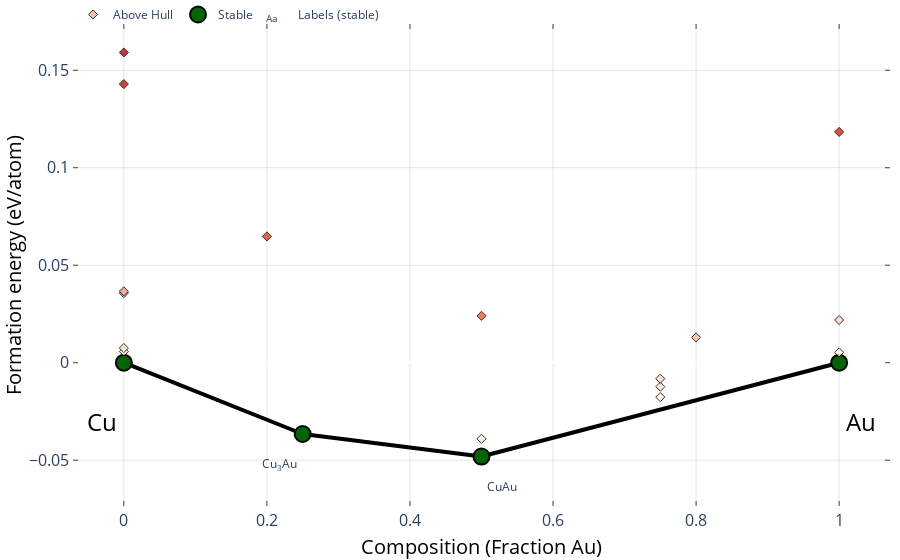

The cell this chart's notebook holds for it:
### Markdown cell above
#### Thermodynamic Properties
You can construct a phase diagram using the queried data from Materials Project using `get_phase_diagram_from_chemsys()` function. Noted that the phase diagram is calculated using DFT and may not be the same as the experimental phase diagram as there is no temperature and pressure information.

### Code cell
from mp_api.client import MPRester
from emmet.core.thermo import ThermoType

with MPRester(MP_API_KEY) as mpr:
    
    # -- GGA/GGA+U mixed phase diagram
    pd = mpr.materials.thermo.get_phase_diagram_from_chemsys(chemsys="Cu-Au", 
                                                   thermo_type=ThermoType.GGA_GGA_U)
    
pd.get_plot(backend='plotly')

### Figure 1 — Plotly figure (JSON) as saved in the notebook; plotly's stock layout.template omitted (floating-point values rounded to 4 significant figures)
{"data": [{"hoverinfo": "none", "line": {"color": "black", "width": 4}, "mode": "lines", "showlegend": false, "type": "scatter", "x": [0.25, 0, null, 0.5, 1, null, 0.5, 0.25, null], "y": [-0.03656, 0, null, -0.04814, 0, null, -0.04814, -0.03656, null]}, {"hoverinfo": "skip", "mode": "text", "name": "Labels (stable)", "opacity": 1, "showlegend": true, "text": ["Cu<sub>3</sub>Au", "CuAu"], "textposition": ["bottom left", "bottom right"], "type": "scatter", "visible": true, "x": [0.242, 0.508], "y": [-0.04956, -0.06114]}, {"error_y": {"array": [0, 0, 0, 0], "color": "gray", "thickness": 2.5, "type": "data", "width": 5}, "hoverinfo": "text", "hoverlabel": {"font": {"size": 14}}, "hovertext": ["Cu<sub>3</sub>Au (mp-2258-GGA) <br>  Formation energy: -0.037 eV/atom <br>  (Stable)", "Cu (mp-30-GGA) <br>  Formation energy: 0.0 eV/atom <br>  (Stable)", "CuAu (mp-522-GGA) <br>  Formation energy: -0.048 eV/atom <br>  (Stable)", "Au (mp-81-GGA) <br>  Formation energy: 0.0 eV/atom <br>  (Stable)"], "marker": {"color": "darkgreen", "line": {"color": "black", "width": 2}, "size": 16}, "mode": "markers", "name": "Stable", "opacity": 0.99, "showlegend": true, "type": "scatter", "x": [0.25, 0, 0.5, 1], "y": [-0.03656, 0, -0.04814, 0]}, {"hoverinfo": "text", "hoverlabel": {"font": {"size": 14}}, "hovertext": ["Cu (mp-1010136-GGA) <br>  Formation energy: 0.036 eV/atom <br>  Energy Above Hull: (+0.036 eV/atom)", "Cu (mp-1120774-GGA) <br>  Formation energy: 0.159 eV/atom <br>  Energy Above Hull: (+0.159 eV/atom)", "Cu (mp-989695-GGA) <br>  Formation energy: 0.006 eV/atom <br>  Energy Above Hull: (+0.006 eV/atom)", "Cu (mp-989782-GGA) <br>  Formation energy: 0.007 eV/atom <br>  Energy Above Hull: (+0.007 eV/atom)", "Cu (mp-998890-GGA) <br>  Formation energy: 0.037 eV/atom <br>  Energy Above Hull: (+0.037 eV/atom)", "Cu (mp-1059259-GGA) <br>  Formation energy: 0.143 eV/atom <br>  Energy Above Hull: (+0.143 eV/atom)", "CuAu<sub>3</sub> (mp-1184018-GGA) <br>  Formation energy: -0.012 eV/atom <br>  Energy Above Hull: (+0.012 eV/atom)", "CuAu (mp-1225677-GGA) <br>  Formation energy: 0.024 eV/atom <br>  Energy Above Hull: (+0.072 eV/atom)", "CuAu<sub>4</sub> (mp-1225742-GGA) <br>  Formation energy: 0.013 eV/atom <br>  Energy Above Hull: (+0.032 eV/atom)", "Cu<sub>4</sub>Au (mp-1225761-GGA) <br>  Formation energy: 0.065 eV/atom <br>  Energy Above Hull: (+0.094 eV/atom)", "CuAu<sub>3</sub> (mp-1184004-GGA) <br>  Formation energy: -0.008 eV/atom <br>  Energy Above Hull: (+0.016 eV/atom)", "CuAu<sub>3</sub> (mp-2103-GGA) <br>  Formation energy: -0.018 eV/atom <br>  Energy Above Hull: (+0.006 eV/atom)", "CuAu (mp-582681-GGA) <br>  Formation energy: -0.039 eV/atom <br>  Energy Above Hull: (+0.009 eV/atom)", "Au (mp-1238808-GGA) <br>  Formation energy: 0.118 eV/atom <br>  Energy Above Hull: (+0.118 eV/atom)", "Au (mp-1008634-GGA) <br>  Formation energy: 0.005 eV/atom <br>  Energy Above Hull: (+0.005 eV/atom)", "Au (mp-2647062-GGA) <br>  Formation energy: 0.022 eV/atom <br>  Energy Above Hull: (+0.022 eV/atom)"], "marker": {"color": [0.036, 0.159, 0.006, 0.007, 0.037, 0.143, 0.012, 0.072, 0.032, 0.094, 0.016, 0.006, 0.009, 0.118, 0.005, 0.022], "colorscale": [[0, "#fff5e3"], [0.5, "#f24324"], [1, "#c40000"]], "line": {"color": "black", "width": 1}, "opacity": 0.8, "size": 7, "symbol": "diamond"}, "mode": "markers", "name": "Above Hull", "showlegend": true, "type": "scatter", "x": [0, 0, 0, 0, 0, 0, 0.75, 0.5, 0.8, 0.2, 0.75, 0.75, 0.5, 1, 1, 1], "y": [0.03571, 0.1591, 0.005766, 0.007492, 0.03664, 0.1429, -0.01231, 0.02403, 0.01296, 0.0648, -0.008192, -0.01763, -0.03903, 0.1184, 0.005301, 0.02188]}], "layout": {"annotations": [{"align": "center", "font": {"color": "#000000", "size": 24}, "opacity": 1, "showarrow": false, "text": "Cu", "x": -0.03, "xref": "x", "y": -0.03, "yref": "y"}, {"align": "center", "font": {"color": "#000000", "size": 24}, "opacity": 1, "showarrow": false, "text": "Au", "x": 1.03, "xref": "x", "y": -0.03, "yref": "y"}], "autosize": true, "coloraxis": {"colorbar": {"x": 1, "y": 0.05, "yanchor": "top"}}, "hovermode": "closest", "legend": {"orientation": "h", "tracegroupgap": 7, "traceorder": "reversed", "x": 0, "xanchor": "left", "y": 1.05}, "margin": {"b": 10, "l": 10, "pad": 0, "r": 10, "t": 0}, "paper_bgcolor": "rgba(0,0,0,0)", "plot_bgcolor": "rgba(0,0,0,0)", "showlegend": true, "xaxis": {"anchor": "y", "gridcolor": "rgba(0,0,0,0.1)", "mirror": "ticks", "nticks": 8, "showgrid": true, "showline": true, "side": "bottom", "tickfont": {"size": 16}, "ticks": "inside", "title": {"font": {"color": "#000000", "size": 20}, "text": "Composition (Fraction Au)"}, "type": "linear", "zeroline": false}, "yaxis": {"anchor": "x", "gridcolor": "rgba(0,0,0,0.1)", "mirror": "ticks", "showgrid": true, "showline": true, "side": "left", "tickfont": {"size": 16}, "ticks": "inside", "title": {"font": {"color": "#000000", "size": 20}, "text": "Formation energy (eV/atom)"}, "type": "linear"}}}
